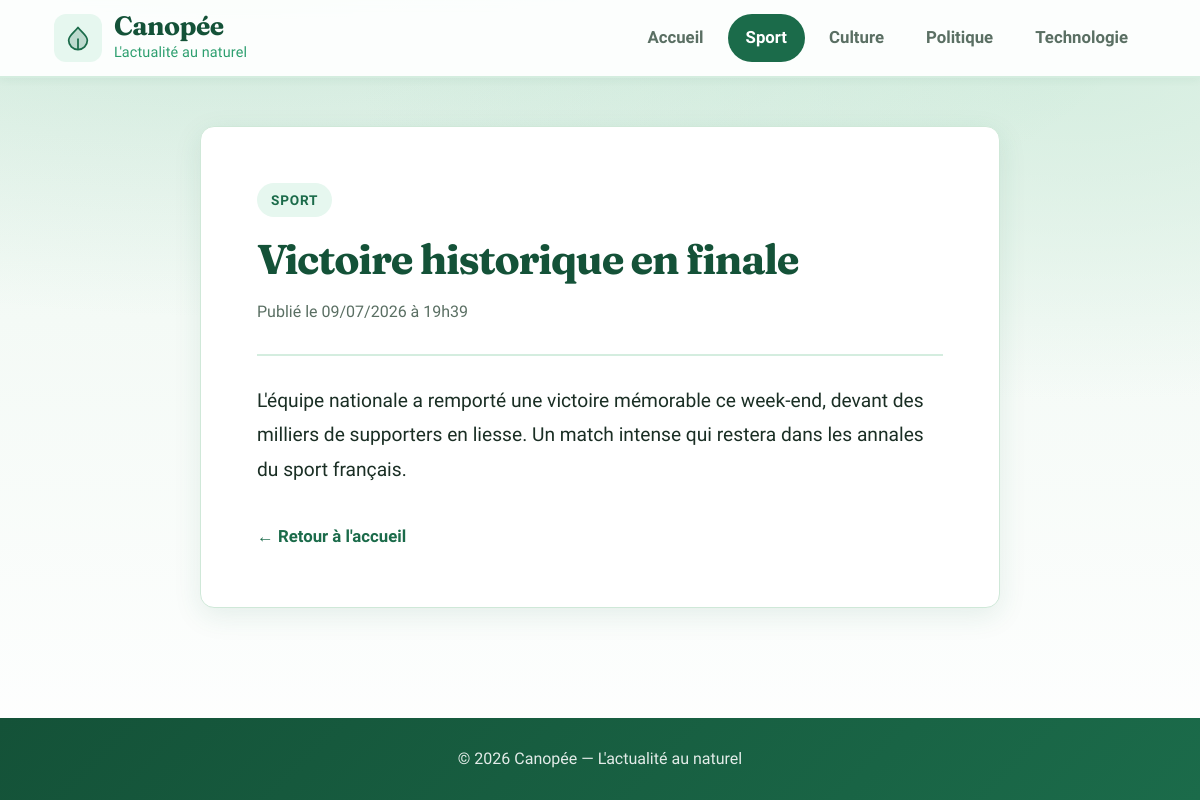
Screenshot of /article.php?id=1 with the database file from the repository.
### tables this page shows
CREATE TABLE IF NOT EXISTS Categorie (
    id       INT UNSIGNED AUTO_INCREMENT PRIMARY KEY,
    libelle  VARCHAR(100) NOT NULL
);

CREATE TABLE IF NOT EXISTS Article (
    id               INT UNSIGNED AUTO_INCREMENT PRIMARY KEY,
    titre            VARCHAR(255) NOT NULL,
    contenu          TEXT NOT NULL,
    dateCreation     DATETIME NOT NULL DEFAULT CURRENT_TIMESTAMP,
    dateModification DATETIME NOT NULL DEFAULT CURRENT_TIMESTAMP ON UPDATE CURRENT_TIMESTAMP,
    categorie        INT UNSIGNED NOT NULL,
    CONSTRAINT fk_article_categorie
        FOREIGN KEY (categorie) REFERENCES Categorie(id)
        ON DELETE CASCADE
);

### includes/functions.php (called while the page is built, shortened)
<?php
function e(?string $value): string
{
    return htmlspecialchars($value ?? '', ENT_QUOTES, 'UTF-8');
}
function formatDate(string $date): string
{
    return date('d/m/Y \à H\hi', strtotime($date));
}

### article.php (the view, shortened to what this page needs)
<?php
require_once __DIR__ . '/includes/functions.php';
$id = filter_input(INPUT_GET, 'id', FILTER_VALIDATE_INT);
$pdo = getConnection();
$categories = $pdo->query('SELECT * FROM Categorie')->fetchAll();
$sql = 'SELECT a.id, a.titre, a.contenu, a.dateCreation, a.dateModification,
               c.id AS categorieId, c.libelle AS categorieLibelle
        FROM Article a
        INNER JOIN Categorie c ON a.categorie = c.id
        WHERE a.id = ?';
$stmt = $pdo->prepare($sql);
$stmt->execute([$id]);
$article = $stmt->fetch();
$categorieActive = $article['categorieId'];
require_once __DIR__ . '/includes/header.php';
?>
<article class="article-detail">
    <a href="categorie.php?id=<?= $article['categorieId'] ?>" class="badge">
        <?= e($article['categorieLibelle']) ?>
    </a>
    <h1 class="article-detail__title"><?= e($article['titre']) ?></h1>
    <p class="article-detail__meta">
        Publié le <?= e(formatDate($article['dateCreation'])) ?>
    </p>
    <div class="article-detail__content">
        <?= nl2br(e($article['contenu'])) ?>
    </div>
    <a href="index.php" class="back-link">← Retour à l'accueil</a>
</article>
<?php require_once __DIR__ . '/includes/footer.php'; ?>

### includes/header.php (shortened to what this page needs)
<!DOCTYPE html>
<html lang="fr">
<head>
    <link rel="stylesheet" href="css/style.css">
</head>
<body>
<header class="site-header">
    <div class="container header-inner">
        <a href="index.php" class="logo">
            <span class="logo-icon" aria-hidden="true">
            </span>
            <span class="logo-text">
                <span class="logo-name">Canopée</span>
                <span class="logo-tagline">L'actualité au naturel</span>
            </span>
        </a>
        <nav class="nav" aria-label="Navigation principale">
            <a href="index.php" class="nav-link<?= ($categorieActive ?? null) === null ? ' is-active' : '' ?>">Accueil</a>
            <?php foreach ($categories as $cat): ?>
                <a href="categorie.php?id=<?= $cat['id'] ?>"
                   class="nav-link<?= ($categorieActive ?? null) == $cat['id'] ? ' is-active' : '' ?>">
                    <?= e($cat['libelle']) ?>
                </a>
            <?php endforeach; ?>
        </nav>
    </div>
</header>
<main class="container main-content">

### css/style.css (style rules this page uses)
:root { --color-bg: #f4faf6; --color-bg-accent: #e8f5ec; --color-surface: #ffffff; --color-text: #1a2e24; --color-text-muted: #5a6f63; --color-border: #cfe8d8; --color-primary: #1b6b4a; --color-primary-dark: #145238; --color-primary-soft: #d4eddf; --color-accent: #2d9f6f; --color-accent-soft: #e6f7ef; --shadow-sm: 0 2px 8px rgba(27, 107, 74, 0.06); --shadow-md: 0 8px 28px rgba(27, 107, 74, 0.1); --shadow-lg: 0 16px 48px rgba(27, 107, 74, 0.14); --radius: 14px; --radius-sm: 10px; --font-body: 'Source Sans 3', system-ui, sans-serif; --font-display: 'Fraunces', Georgia, serif; --transition: 0.22s ease; --text-base: 1.125rem; }
*, *::before, *::after { margin: 0; padding: 0; box-sizing: border-box; }
html { scroll-behavior: smooth; font-size: 16px; }
body { font-family: var(--font-body); font-size: var(--text-base); background: radial-gradient(ellipse 80% 50% at 20% -10%, rgba(45, 159, 111, 0.18), transparent), radial-gradient(ellipse 60% 40% at 90% 10%, rgba(212, 237, 223, 0.9), transparent), linear-gradient(180deg, var(--color-bg-accent) 0%, var(--color-bg) 40%, #ffffff 100%); background-attachment: fixed; color: var(--color-text); line-height: 1.65; min-height: 100vh; display: flex; flex-direction: column; }
a { color: inherit; text-decoration: none; }
.container { width: 100%; max-width: 1140px; margin: 0 auto; padding: 0 24px; }
.site-header { background: rgba(255, 255, 255, 0.92); backdrop-filter: blur(12px); border-bottom: 2px solid var(--color-primary-soft); position: sticky; top: 0; z-index: 100; box-shadow: var(--shadow-sm); }
.header-inner { display: flex; align-items: center; justify-content: space-between; min-height: 76px; gap: 20px; }
.logo { display: flex; align-items: center; gap: 12px; flex-shrink: 0; }
.logo-icon { display: flex; align-items: center; justify-content: center; width: 48px; height: 48px; background: var(--color-accent-soft); color: var(--color-primary); border-radius: 12px; transition: background var(--transition), transform var(--transition); }
.logo-text { display: flex; flex-direction: column; gap: 1px; }
.logo-name { font-family: var(--font-display); font-size: 1.65rem; font-weight: 700; color: var(--color-primary-dark); letter-spacing: -0.02em; line-height: 1.1; }
.logo-tagline { font-size: 0.9rem; font-weight: 500; color: var(--color-accent); letter-spacing: 0.01em; }
.nav { display: flex; align-items: center; flex-wrap: wrap; gap: 6px; }
.nav-link { padding: 10px 18px; border-radius: 999px; font-size: 1.05rem; font-weight: 600; color: var(--color-text-muted); transition: background var(--transition), color var(--transition); }
.nav-link.is-active { background: var(--color-primary); color: #fff; }
.main-content { flex: 1; padding: 48px 24px 72px; }
.badge { align-self: flex-start; display: inline-block; padding: 6px 14px; background: var(--color-accent-soft); color: var(--color-primary); font-size: 0.85rem; font-weight: 700; text-transform: uppercase; letter-spacing: 0.06em; border-radius: 999px; transition: background var(--transition), color var(--transition); }
.article-detail { background: var(--color-surface); border: 1px solid var(--color-border); border-radius: var(--radius); padding: clamp(32px, 5vw, 56px); box-shadow: var(--shadow-md); max-width: 800px; margin: 0 auto; }
.article-detail__title { font-family: var(--font-display); font-size: clamp(1.9rem, 4.5vw, 2.6rem); font-weight: 700; letter-spacing: -0.03em; line-height: 1.2; margin: 18px 0 14px; color: var(--color-primary-dark); }
.article-detail__meta { font-size: 1rem; color: var(--color-text-muted); padding-bottom: 28px; margin-bottom: 28px; border-bottom: 2px solid var(--color-primary-soft); }
.article-detail__content { font-size: 1.2rem; line-height: 1.8; color: var(--color-text); }
.back-link { display: inline-flex; align-items: center; gap: 10px; margin-top: 36px; font-weight: 700; font-size: 1.05rem; color: var(--color-primary); transition: color var(--transition), gap var(--transition); }

### rows the page displays
categorie: libelle "Sport"
categorie: libelle "Culture"
categorie: libelle "Politique"
categorie: libelle "Technologie"
article: categorie.libelle "SPORT", titre "Victoire historique en finale", dateCreation "09/07/2026 à 19h39", contenu "L'équipe nationale a remporté une victoire mémorable ce week-end, devant des milliers de supporters en liesse. Un match intense qui restera dans les annales du sport français."
